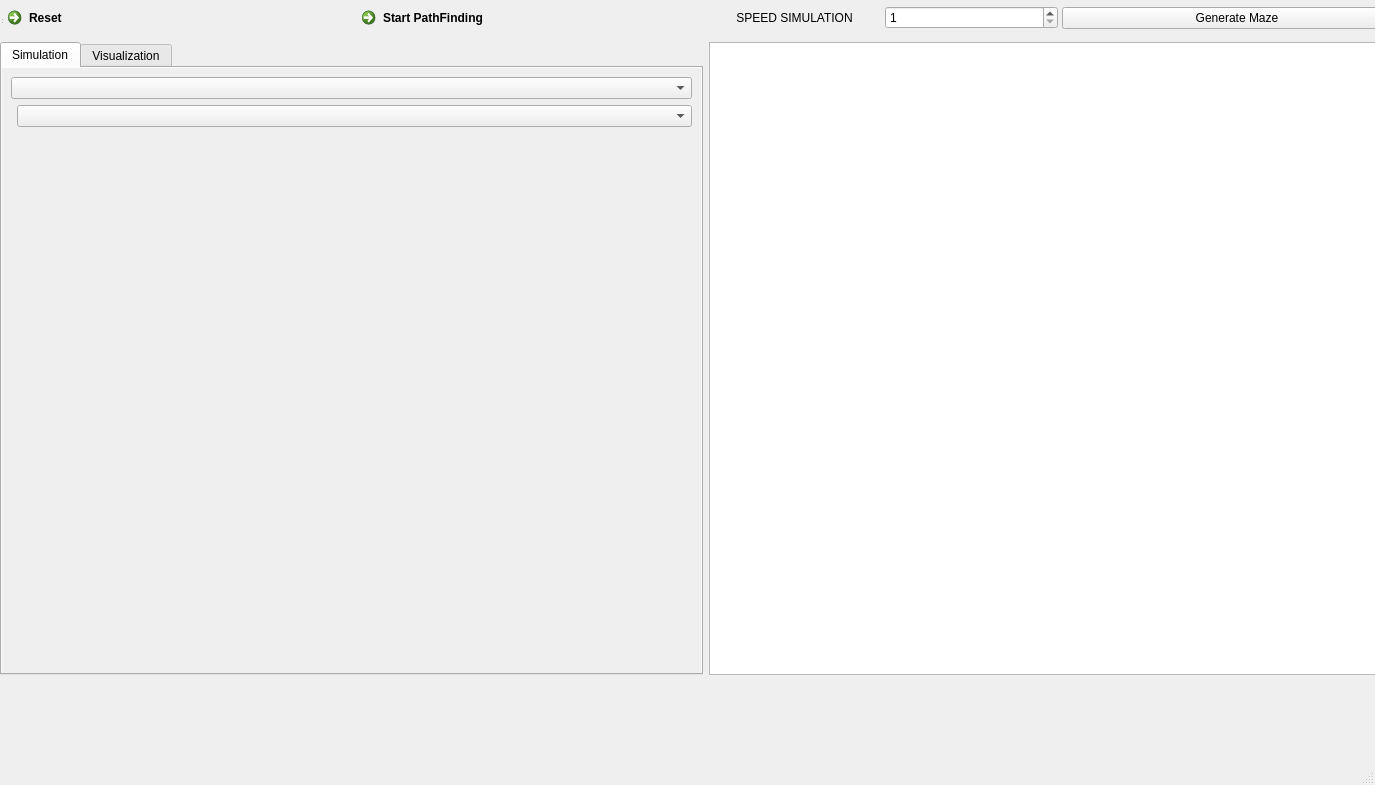
<?xml version="1.0" encoding="UTF-8"?>
<ui version="4.0">
 <class>MainWindow</class>
 <widget class="QMainWindow" name="MainWindow">
  <property name="geometry">
   <rect>
    <x>0</x>
    <y>0</y>
    <width>1375</width>
    <height>785</height>
   </rect>
  </property>
  <property name="windowTitle">
   <string>MainWindow</string>
  </property>
  <widget class="QWidget" name="centralwidget">
   <widget class="QWidget" name="centralwidget_2" native="true">
    <property name="geometry">
     <rect>
      <x>0</x>
      <y>0</y>
      <width>1421</width>
      <height>675</height>
     </rect>
    </property>
    <widget class="QWidget" name="centralWidget">
     <property name="geometry">
      <rect>
       <x>0</x>
       <y>0</y>
       <width>1421</width>
       <height>675</height>
      </rect>
     </property>
     <property name="sizePolicy">
      <sizepolicy hsizetype="Expanding" vsizetype="Expanding">
       <horstretch>0</horstretch>
       <verstretch>0</verstretch>
      </sizepolicy>
     </property>
     <layout class="QGridLayout" name="gridLayout_3">
      <item row="0" column="0">
       <layout class="QGridLayout" name="gridLayout">
        <item row="0" column="0">
         <layout class="QHBoxLayout" name="hLayout">
          <property name="spacing">
           <number>4</number>
          </property>
          <property name="sizeConstraint">
           <enum>QLayout::SizeConstraint::SetMaximumSize</enum>
          </property>
          <property name="leftMargin">
           <number>0</number>
          </property>
          <property name="rightMargin">
           <number>0</number>
          </property>
          <item>
           <widget class="QCommandLinkButton" name="resetButton">
            <property name="enabled">
             <bool>true</bool>
            </property>
            <property name="text">
             <string>Reset</string>
            </property>
           </widget>
          </item>
          <item>
           <widget class="QCommandLinkButton" name="runButton">
            <property name="enabled">
             <bool>true</bool>
            </property>
            <property name="text">
             <string>Start PathFinding</string>
            </property>
            <property name="checkable">
             <bool>false</bool>
            </property>
           </widget>
          </item>
          <item>
           <layout class="QHBoxLayout" name="horizontalLayout_5">
            <item>
             <widget class="QLabel" name="label_4">
              <property name="text">
               <string>SPEED SIMULATION</string>
              </property>
              <property name="scaledContents">
               <bool>true</bool>
              </property>
              <property name="alignment">
               <set>Qt::AlignmentFlag::AlignCenter</set>
              </property>
              <property name="wordWrap">
               <bool>true</bool>
              </property>
             </widget>
            </item>
            <item>
             <widget class="QSpinBox" name="speedSpinBox">
              <property name="minimum">
               <number>1</number>
              </property>
              <property name="maximum">
               <number>10</number>
              </property>
             </widget>
            </item>
           </layout>
          </item>
          <item>
           <widget class="QPushButton" name="mazeButton">
            <property name="text">
             <string>Generate Maze</string>
            </property>
            <property name="checkable">
             <bool>true</bool>
            </property>
            <property name="autoRepeat">
             <bool>false</bool>
            </property>
            <property name="autoExclusive">
             <bool>false</bool>
            </property>
           </widget>
          </item>
         </layout>
        </item>
        <item row="1" column="0">
         <layout class="QHBoxLayout" name="horizontalLayout_4">
          <item>
           <widget class="QTabWidget" name="tabWidget">
            <property name="tabPosition">
             <enum>QTabWidget::TabPosition::North</enum>
            </property>
            <property name="currentIndex">
             <number>0</number>
            </property>
            <property name="iconSize">
             <size>
              <width>16</width>
              <height>16</height>
             </size>
            </property>
            <widget class="QWidget" name="simulationTab">
             <property name="minimumSize">
              <size>
               <width>432</width>
               <height>581</height>
              </size>
             </property>
             <property name="autoFillBackground">
              <bool>true</bool>
             </property>
             <attribute name="title">
              <string>Simulation</string>
             </attribute>
             <layout class="QFormLayout" name="formLayout">
              <item row="0" column="0" colspan="2">
               <widget class="QComboBox" name="interactionBox">
                <property name="currentIndex">
                 <number>-1</number>
                </property>
               </widget>
              </item>
              <item row="1" column="1">
               <widget class="QComboBox" name="algorithmsBox">
                <property name="enabled">
                 <bool>true</bool>
                </property>
                <property name="editable">
                 <bool>false</bool>
                </property>
                <property name="currentText">
                 <string notr="true"/>
                </property>
                <property name="currentIndex">
                 <number>-1</number>
                </property>
                <property name="insertPolicy">
                 <enum>QComboBox::InsertPolicy::NoInsert</enum>
                </property>
                <property name="sizeAdjustPolicy">
                 <enum>QComboBox::SizeAdjustPolicy::AdjustToContents</enum>
                </property>
               </widget>
              </item>
             </layout>
            </widget>
            <widget class="QWidget" name="visualizationTab">
             <property name="autoFillBackground">
              <bool>true</bool>
             </property>
             <attribute name="title">
              <string>Visualization</string>
             </attribute>
             <layout class="QGridLayout" name="gridLayout_2">
              <item row="0" column="0">
               <layout class="QVBoxLayout" name="verticalLayout">
                <item>
                 <layout class="QHBoxLayout" name="horizontalLayout">
                  <item>
                   <widget class="QDial" name="dialWidth">
                    <property name="minimum">
                     <number>5</number>
                    </property>
                    <property name="maximum">
                     <number>30</number>
                    </property>
                    <property name="sliderPosition">
                     <number>10</number>
                    </property>
                    <property name="orientation">
                     <enum>Qt::Orientation::Vertical</enum>
                    </property>
                    <property name="wrapping">
                     <bool>false</bool>
                    </property>
                    <property name="notchesVisible">
                     <bool>true</bool>
                    </property>
                   </widget>
                  </item>
                  <item>
                   <widget class="QLabel" name="label">
                    <property name="text">
                     <string>GRID WIDTH</string>
                    </property>
                    <property name="scaledContents">
                     <bool>true</bool>
                    </property>
                    <property name="alignment">
                     <set>Qt::AlignmentFlag::AlignCenter</set>
                    </property>
                   </widget>
                  </item>
                  <item>
                   <widget class="QLCDNumber" name="lcdWidth">
                    <property name="frameShape">
                     <enum>QFrame::Shape::StyledPanel</enum>
                    </property>
                    <property name="intValue" stdset="0">
                     <number>20</number>
                    </property>
                   </widget>
                  </item>
                 </layout>
                </item>
                <item>
                 <spacer name="verticalSpacer">
                  <property name="orientation">
                   <enum>Qt::Orientation::Vertical</enum>
                  </property>
                  <property name="sizeHint" stdset="0">
                   <size>
                    <width>20</width>
                    <height>40</height>
                   </size>
                  </property>
                 </spacer>
                </item>
                <item>
                 <layout class="QHBoxLayout" name="horizontalLayout_2">
                  <item>
                   <widget class="QDial" name="dialHeight">
                    <property name="minimum">
                     <number>5</number>
                    </property>
                    <property name="maximum">
                     <number>30</number>
                    </property>
                    <property name="value">
                     <number>10</number>
                    </property>
                    <property name="notchesVisible">
                     <bool>true</bool>
                    </property>
                   </widget>
                  </item>
                  <item>
                   <widget class="QLabel" name="label_2">
                    <property name="text">
                     <string>GRID HEIGHT</string>
                    </property>
                    <property name="scaledContents">
                     <bool>true</bool>
                    </property>
                    <property name="alignment">
                     <set>Qt::AlignmentFlag::AlignCenter</set>
                    </property>
                   </widget>
                  </item>
                  <item>
                   <widget class="QLCDNumber" name="lcdHeight">
                    <property name="frameShape">
                     <enum>QFrame::Shape::StyledPanel</enum>
                    </property>
                    <property name="intValue" stdset="0">
                     <number>20</number>
                    </property>
                   </widget>
                  </item>
                 </layout>
                </item>
                <item>
                 <spacer name="verticalSpacer_2">
                  <property name="orientation">
                   <enum>Qt::Orientation::Vertical</enum>
                  </property>
                  <property name="sizeHint" stdset="0">
                   <size>
                    <width>20</width>
                    <height>40</height>
                   </size>
                  </property>
                 </spacer>
                </item>
                <item>
                 <layout class="QHBoxLayout" name="horizontalLayout_3">
                  <item>
                   <widget class="QSlider" name="sliderMarker">
                    <property name="minimum">
                     <number>1</number>
                    </property>
                    <property name="maximum">
                     <number>50</number>
                    </property>
                    <property name="value">
                     <number>25</number>
                    </property>
                    <property name="orientation">
                     <enum>Qt::Orientation::Horizontal</enum>
                    </property>
                   </widget>
                  </item>
                  <item>
                   <widget class="QLabel" name="label_3">
                    <property name="autoFillBackground">
                     <bool>false</bool>
                    </property>
                    <property name="text">
                     <string>MARKER SIZE</string>
                    </property>
                    <property name="scaledContents">
                     <bool>true</bool>
                    </property>
                    <property name="alignment">
                     <set>Qt::AlignmentFlag::AlignCenter</set>
                    </property>
                    <property name="wordWrap">
                     <bool>true</bool>
                    </property>
                   </widget>
                  </item>
                  <item>
                   <widget class="QLCDNumber" name="lcdMarker">
                    <property name="frameShape">
                     <enum>QFrame::Shape::StyledPanel</enum>
                    </property>
                    <property name="digitCount">
                     <number>5</number>
                    </property>
                    <property name="value" stdset="0">
                     <double>25.000000000000000</double>
                    </property>
                   </widget>
                  </item>
                 </layout>
                </item>
                <item>
                 <spacer name="verticalSpacer_3">
                  <property name="orientation">
                   <enum>Qt::Orientation::Vertical</enum>
                  </property>
                  <property name="sizeHint" stdset="0">
                   <size>
                    <width>20</width>
                    <height>40</height>
                   </size>
                  </property>
                 </spacer>
                </item>
               </layout>
              </item>
             </layout>
            </widget>
           </widget>
          </item>
          <item>
           <widget class="QChartView" name="gridView">
            <property name="sizeAdjustPolicy">
             <enum>QAbstractScrollArea::SizeAdjustPolicy::AdjustToContents</enum>
            </property>
           </widget>
          </item>
         </layout>
        </item>
       </layout>
      </item>
      <item row="0" column="1">
       <widget class="Line" name="line">
        <property name="orientation">
         <enum>Qt::Orientation::Vertical</enum>
        </property>
       </widget>
      </item>
     </layout>
    </widget>
   </widget>
   <widget class="QStatusBar" name="statusbar_2">
    <property name="geometry">
     <rect>
      <x>0</x>
      <y>0</y>
      <width>3</width>
      <height>25</height>
     </rect>
    </property>
   </widget>
  </widget>
  <widget class="QStatusBar" name="statusbar"/>
 </widget>
 <customwidgets>
  <customwidget>
   <class>QChartView</class>
   <extends>QGraphicsView</extends>
   <header location="global">GridView</header>
  </customwidget>
 </customwidgets>
 <resources/>
 <connections/>
</ui>
